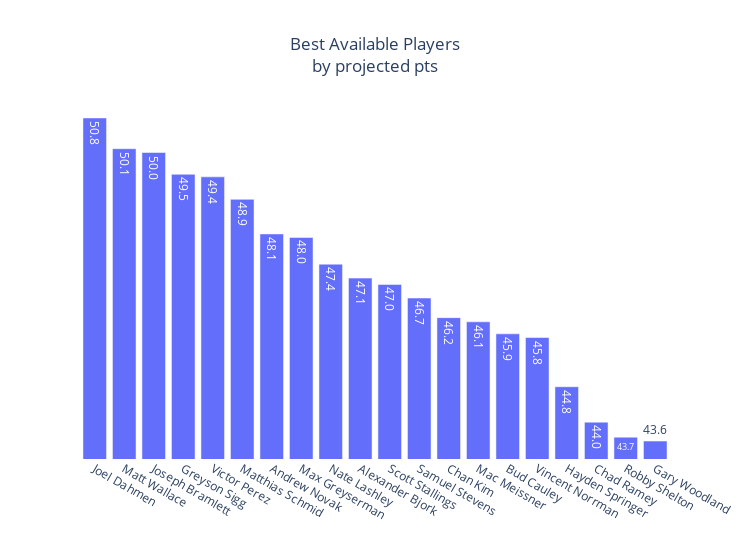

The code cell stored with this chart in its notebook:
### Code cell
# fantrax available player list
avail_players = pd.read_csv(fantrax,usecols=['Player']).Player.values

# datagolf dk projections
dg = pd.read_csv(dg_)#,usecols=['player_name','proj_points_total'])
dg = dg[['player_name','proj_points_total']]
dg.columns = ['player','proj_pts']

def fix_names(dg):
        #flip first and last name
        names = dg['player'].str.split(expand=True)                  
        names[0] = names[0].str.rstrip(",")
        names[1] = names[1].str.rstrip(",")
        names['player'] = names[1] + " " + names[0]
        
        names['player'] = np.where(names['player']=='Si Kim', 'Si Woo Kim', names['player'])                    #fix player names to match fantrax
        names['player'] = np.where(names['player']=='Min Lee', 'Min Woo Lee', names['player'])
        names['player'] = np.where(names['player']=='Matt Fitzpatrick', 'Matthew Fitzpatrick', names['player'])
        names['player'] = np.where(names['player']=='Byeong An', 'Byeong Hun An', names['player'])
        names['player'] = np.where(names['player']=='Rooyen Van', 'Erik Van Rooyen', names['player'])
        
        return names.player
    
# set index to new names
dg.set_index(fix_names(dg),inplace=True)
dg.drop(columns='player',inplace=True)

# filter dg based on fantrax list of players
df = dg[dg.index.isin(avail_players)].sort_values('proj_pts',ascending=False)

print(f"{len(avail_players)} players available")
print("")
print("Top 10...")

fig = px.bar(
        df[:20],
        title='Best Available Players<br>by projected pts',
        template='plotly_white',
        text_auto='.3s',
        labels={'player':'','value':''},
        width=750,
        log_y=True
        )

fig.update_xaxes(showgrid=False, gridwidth=1, gridcolor='LightPink',
                 showticklabels=True)

fig.update_yaxes(showgrid=False, gridwidth=1, gridcolor='LightPink',
                 showticklabels=False)

fig.update_layout(showlegend=False,
                  title_x=.5)

### Figure 1 — Plotly figure (JSON) as saved in the notebook; plotly's stock layout.template omitted (floating-point values rounded to 4 significant figures)
{"data": [{"alignmentgroup": "True", "hovertemplate": "variable=proj_pts<br>=%{y}<extra></extra>", "legendgroup": "proj_pts", "marker": {"color": "#636efa", "pattern": {"shape": ""}}, "name": "proj_pts", "offsetgroup": "proj_pts", "orientation": "v", "showlegend": true, "textposition": "auto", "texttemplate": "%{y:.3s}", "type": "bar", "x": ["Joel Dahmen", "Matt Wallace", "Joseph Bramlett", "Greyson Sigg", "Victor Perez", "Matthias Schmid", "Andrew Novak", "Max Greyserman", "Nate Lashley", "Alexander Bjork", "Scott Stallings", "Samuel Stevens", "Chan Kim", "Mac Meissner", "Bud Cauley", "Vincent Norrman", "Hayden Springer", "Chad Ramey", "Robby Shelton", "Gary Woodland"], "xaxis": "x", "y": [50.8, 50.07, 49.98, 49.47, 49.41, 48.89, 48.1, 48.02, 47.42, 47.11, 46.97, 46.67, 46.24, 46.15, 45.89, 45.81, 44.76, 44.02, 43.71, 43.63], "yaxis": "y"}], "layout": {"barmode": "relative", "legend": {"title": {"text": "variable"}, "tracegroupgap": 0}, "showlegend": false, "title": {"text": "Best Available Players<br>by projected pts", "x": 0.5}, "width": 750, "xaxis": {"anchor": "y", "domain": [0, 1], "gridcolor": "LightPink", "gridwidth": 1, "showgrid": false, "showticklabels": true, "title": {"text": ""}}, "yaxis": {"anchor": "x", "domain": [0, 1], "gridcolor": "LightPink", "gridwidth": 1, "showgrid": false, "showticklabels": false, "title": {"text": ""}, "type": "log"}}}
